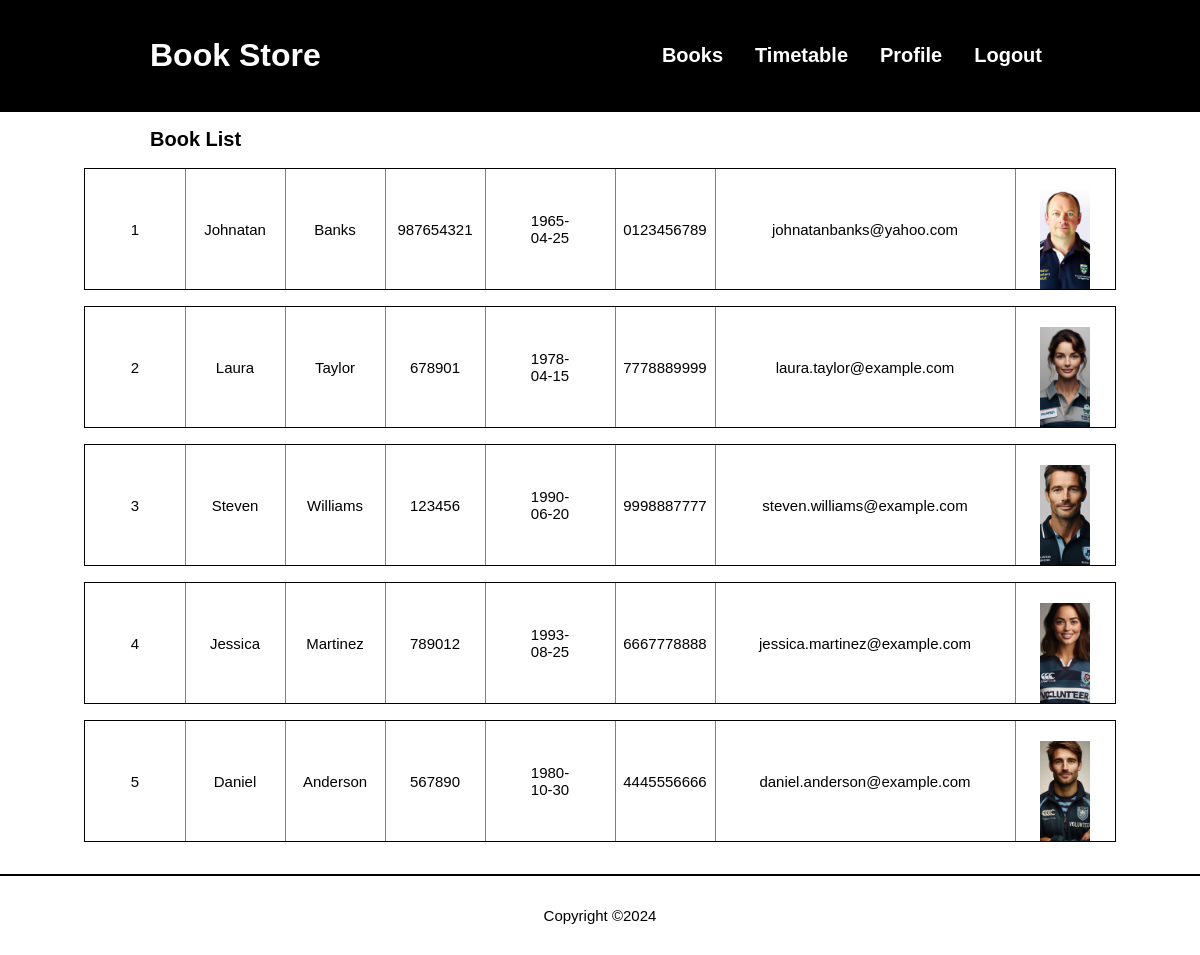
Before: /member-list.php (signed in) with the older database file.
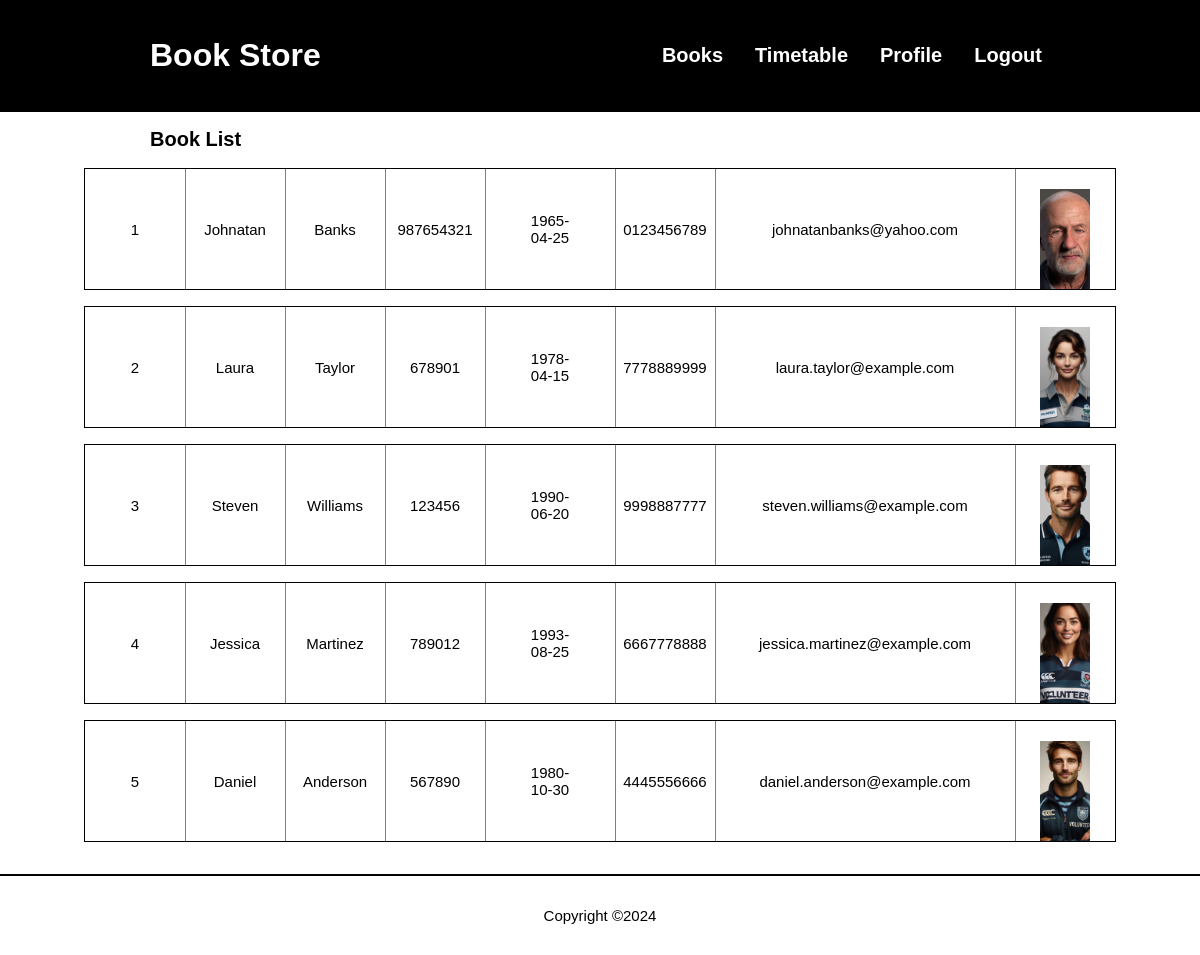
After: the same page with the newer database file.
### tables this page shows
CREATE TABLE members (
  member_id INT PRIMARY KEY AUTO_INCREMENT NOT NULL,
  address_id INT NOT NULL,
  user_id INT,
  first_name  varchar(32) NOT NULL,
  last_name  varchar(32) NOT NULL,
  dob DATE,
  sru_no  INT NOT NULL,
  contact_no  varchar(40) NOT NULL,
  mobile_no  varchar(40),
  email_address varchar(45),
  filename VARCHAR(64),
  FOREIGN KEY (address_id) REFERENCES addresses (address_id),
  FOREIGN KEY (user_id) REFERENCES users (user_id)
);

### classes/member.php (called while the page is built, shortened)
<?php
require_once("classes/utils.php");
class Member
{
  public static function getAllMembers()
  {
    $conn = Connection::connect();
    $stmt = $conn->prepare(SQL::$getAllMembers);
    $stmt->execute();
    $members = $stmt->fetchAll();
    return $members;
  }
}

### classes/utils.php (called while the page is built, shortened)
<?php
class Utils {
  public static function escape($input) {
    return trim(htmlspecialchars($input));
  }
}

### components/member-card.php (the view)
<a class="book-card" href="member-page.php?id=<?php echo $member_id; ?>">
  <div class="id-container card-container">
      <p><?php echo $member_id; ?></p>
  </div>
  <div class="firstN-container card-container">
      <p><?php echo $firstName; ?></p>
  </div>
  <div class="lastN-container card-container">
      <p><?php echo $lastName; ?></p>
  </div>
  <div class="sru-container card-container">
      <p class="book-price"><?php echo $sruNumber; ?></p>
  </div>
  <div class="dob-container card-container">
      <p class="book-price"><?php echo $dob; ?></p>
  </div>
  <div class="contactNo-container card-container">
      <p class="book-price"><?php echo $contactNumber; ?></p>
  </div>
  <div class="email-container card-container">
      <p class="book-price"><?php echo $emailAddress; ?></p>
  </div>
  <div class="pfp-container card-container">
    <img src="images/<?php echo $filename; ?>" alt="Cover for <?php echo $firstName; ?>" class="book-image">
 </div>
</a>

### components/header.php (shortened to what this page needs)
<!DOCTYPE html>
<html lang="en">
<head>
  <?php
  if (!empty($stylesheets)) {
    foreach ($stylesheets as $sheet) {
      echo "<link rel=\"stylesheet\" href=\"css/$sheet.css\">";
    }
  }
  ?>
</head>
<body>
  <header class="page-header">
    <div class="content-wrapper desktop-header-row">
      <div class="mobile-top">
        <h1 class="page-title">Book Store</h1>
      </div>
      <nav class="page-navigation" id="nav-list">
        <ul class="nav-links">
          <li><a href="book-list.php">Books</a></li>
          <?php
          if(isset($_SESSION["loggedIn"])){
            echo "<li><a href='timetable.html'>Timetable</a></li>
            <li><a href='profile.php'>Profile</a></li>
            <li><a href='logout.php'>Logout</a></li>";
          } else {
            echo "<li><a href='register.php'>Register</a></li>
            <li><a href='login.php'>Login</a></li>";
          }
          ?>
        </ul>
      </nav>
    </div>
  </header>

### member-list.php (shortened to what this page needs)
<?php
require("classes/components.php");
require("classes/member.php");
Components::pageHeader("All Books", ["style"], ["mobile-nav"]);
?>
<main class="content-wrapper profile-list-content">
<h2>Book List</h2>
<div class="book-list">
  <?php
  $books = Member::getAllMembers();
  Components::allMembers($books);
  ?>
</div>
<?php
Components::pageFooter();
?>

### classes/components.php (shortened to what this page needs)
<?php
class Components {
  public static function pageHeader($pageTitle, $stylesheets, $scripts) {
    require("components/header.php");
  }
  public static function pageFooter() {
    require("components/footer.php");
  }
  public static function allMembers($members)
  {
    if (!empty($members)) {
      foreach ($members as $member) {
        $member_id = Utils::escape($member["member_id"]);
        $firstName = Utils::escape($member["first_name"]);
        $lastName = Utils::escape($member["last_name"]);
        $dob = Utils::escape($member["dob"]);
        $sruNumber = Utils::escape($member["sru_no"]);
        $contactNumber = Utils::escape($member["contact_no"]);
        $emailAddress = Utils::escape($member["email_address"]);
        $filename = Utils::escape($member["filename"]);
        require("components/member-card.php");
      }
    } else {
      require("components/no-books-found.php");
    }
  }
}

### components/footer.php
  </main>
  <footer class="page-footer">
    <p>Copyright &copy;<?php echo date("Y"); ?></p>
  </footer>
</body>
</html>

### css/style.css (style rules this page uses)
* { box-sizing: border-box; }
body { margin: 0; overflow-x: hidden; }
body, button, input, textarea, select { font-family: "Arial", "Helvetica", sans-serif; font-size: 16px; }
.page-header { background-color: black; color: #fff; }
.page-footer { border-top: 2px solid black; margin-top: 32px; text-align: center; }
.page-header, .page-footer { padding: 16px; }
.content-wrapper { margin: auto; width: 100%; }
.mobile-top { display: flex; justify-content: space-between; align-items: center; }
.page-navigation { display: none; }
.nav-links { list-style: none; margin: 0; padding: 0; text-align: center; }
.nav-links a { color: #fff; display: block; font-weight: bold; font-size: 20px; margin-top: 16px; padding: 8px; text-decoration: none; }
.book-list { display: flex; flex-wrap: wrap; flex-direction: column; gap: 16px; }
.book-card { color: black; flex: 1; margin: 0 auto 32px; max-width: 300px; text-align: center; text-decoration: none; }
.book-image { width: 100%; object-fit: cover; }
@media screen and (min-width:320px) { p, .skills-card div { font-size: 15px; } }
@media screen and (min-width:320px) { h2 { font-size: 20px; } }
@media screen and (min-width:320px) { .book-card { margin:0 auto; max-width: 1950px; display: flex; flex-direction: row; justify-content: space-between; align-items: stretch; border:1px black solid; } }
@media screen and (min-width:320px) { .card-container { width: 500px; display: flex; align-items: center; justify-content: center; box-shadow: .5px 0 0 #000; } }
@media screen and (min-width:320px) { .id-container { width: 25px; padding:0 10px; } }
@media screen and (min-width:320px) { .firstN-container { width: 70px; padding:0 10px; } }
@media screen and (min-width:320px) { .pfp-container { width: 100px; width: fit-content; } }
@media screen and (min-width:320px) { .pfp-container img { width: 50px; } }
@media screen and (min-width:320px) { .lastN-container { width: 75px; padding:0 10px; } }
@media screen and (min-width:320px) { .sru-container { display: none; } }
@media screen and (min-width:320px) { .dob-container { width: 100px; padding:0 10px; } }
@media screen and (min-width:320px) { .contactNo-container { display: none; } }
@media screen and (min-width:320px) { .email-container { display: none; } }
@media screen and (min-width:320px) { .profile-list-content { width: 100%; } }
@media screen and (min-width: 950px) { .content-wrapper { width: 900px; } }
@media screen and (min-width: 950px) { .desktop-header-row { display: flex; justify-content: space-between; align-items: center; } }
@media screen and (min-width: 950px) { .page-navigation { display: block; } }
@media screen and (min-width: 950px) { .nav-links { display: flex; } }
@media screen and (min-width: 950px) { .nav-links a { margin-top: 0; margin-left: 16px; } }
@media screen and (min-width: 950px) { .book-list { align-content: center; } }
@media screen and (min-width: 950px) { .book-card { margin:0 auto; max-width: 1950px; display: flex; flex-direction: row; justify-content: space-between; align-items: stretch; border:1px black solid; } }
@media screen and (min-width: 950px) { .card-container { width: 500px; display: flex; align-items: center; justify-content: center; box-shadow: .5px 0 0 #000; } }
@media screen and (min-width: 950px) { .id-container { width: 100px; padding:0 25px; } }
@media screen and (min-width: 950px) { .firstN-container { width: 100px; padding:0 25px; } }
@media screen and (min-width: 950px) { .pfp-container { margin-top:20px; width: 100px; } }
@media screen and (min-width: 950px) { .lastN-container { width: 100px; padding:0 25px; } }
@media screen and (min-width: 950px) { .sru-container { width: 100px; padding:0 15px; } }
@media screen and (min-width: 950px) { .dob-container { width: 100px; padding:0 65px; } }
@media screen and (min-width: 950px) { .contactNo-container { width: 100px; padding:0 15px; } }
@media screen and (min-width: 950px) { .email-container { width: 300px; padding:0 25px; } }
@media screen and (min-width: 950px) { .pfp-container { width: 100px; padding:0 15px; } }
@media screen and (min-width: 950px) { .book-image { height: 100px; width: 50px; } }

Changed rows visible on the page:
changed members "Johnatan": filename: a different picture
